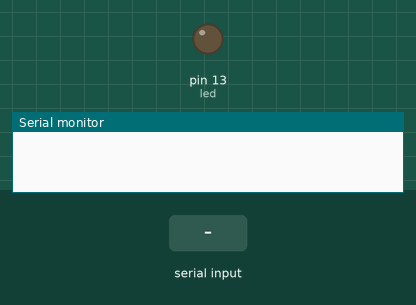
Recording of a sketch running on a simulated Arduino Uno, built with avr-gcc and run on an emulated ATmega328P. Shown: output pins drawn as LEDs (lit = HIGH), the last lines printed to the serial monitor. The test bench sets the inputs (shaded band).

Above: at 1.2 s.
1.3 s: "s1\n" received over Serial
At 2.5 s:
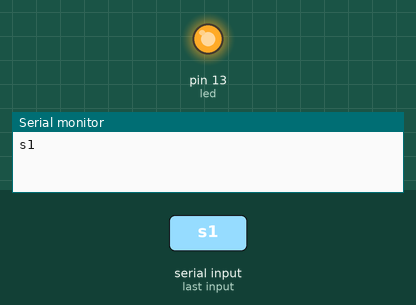
2.8 s: "1\n" received over Serial
At 3.8 s:
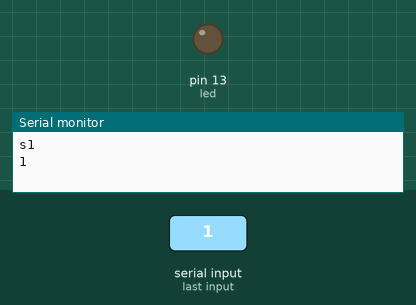
Timing chart, 0 to 5.8 s (numbered marks = the images above; inputs shaded):
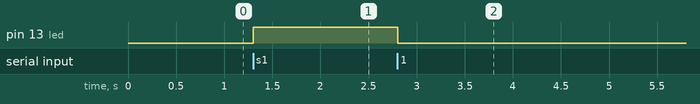

Measured:
- after the input at 1.3 s, pin 13 (led): LOW → HIGH at once
- after the input at 2.8 s, pin 13 (led): HIGH → LOW at once

The sketch:

led_on_off_read_string.ino
```cpp
#include <RCSwitch.h>

RCSwitch mySwitch = RCSwitch();
RCSwitch tran = RCSwitch();

int led = 13;
String data;

void setup()
{
pinMode(led, OUTPUT);
Serial.begin(9600);
}

void loop()
{

if (Serial.available())
{
data = Serial.readStringUntil('\n');
//data-=48;
Serial.println(data);

if(data=="s1") digitalWrite(led, HIGH);
else digitalWrite(led, LOW);

}

}
```
